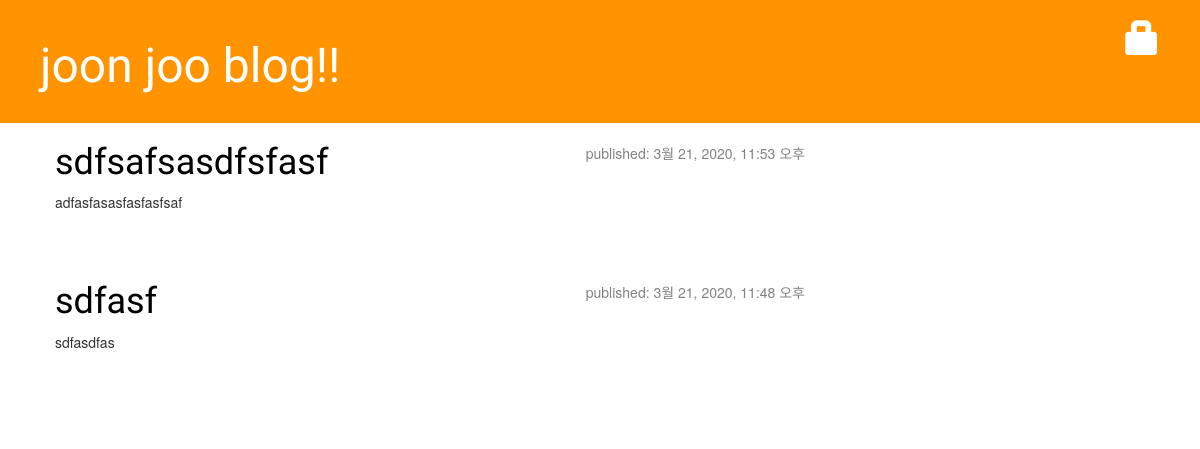
The page / on the database its author committed.
### blog/models.py (models this page shows, shortened)
class Post(models.Model):
    author = models.ForeignKey(settings.AUTH_USER_MODEL, on_delete=models.CASCADE)
    title = models.CharField(max_length=200)
    text = models.TextField()
    created_date = models.DateTimeField(
            default=timezone.now)
    published_date = models.DateTimeField(
            blank=True, null=True)

### blog/views.py (the view)
# urls.py: path('', views.post_list, name='post_list'),
def post_list(request):
    posts = Post.objects.filter(published_date__lte=timezone.now()).order_by('-published_date')
    return render(request, 'blog/post_list.html', {'posts': posts})

### blog/templates/blog/post_list.html (shortened to what this page needs)
{% extends 'blog/base.html' %}
{% block content %}
    {% for post in posts %}
        <div class="post">
            <div class="date">
                <p>
                    published: {{ post.published_date }}
                </p>
            </div>
            <h1><a href="{% url 'post_detail' pk=post.pk %}">{{ post.title }}</a></h1>
            <p>{{ post.text|linebreaksbr }}</p>
        </div>
    {% endfor %}
{% endblock %}

### blog/static/css/blog.css (style rules this page uses)
h1, h2, h3, h4 { font-family: 'Lobster', cursive; }
.date p { float: right; color: #828282; }
.post { margin-bottom: 70px; }
.post h1 a, .post h1 a:visited { color: #000000; }

### rows shown on the page
Post: published_date "3월 21, 2020, 11:53 오후", title "sdfsafsasdfsfasf", text "adfasfasasfasfasfsaf"
Post: published_date "3월 21, 2020, 11:48 오후", title "sdfasf", text "sdfasdfas"
